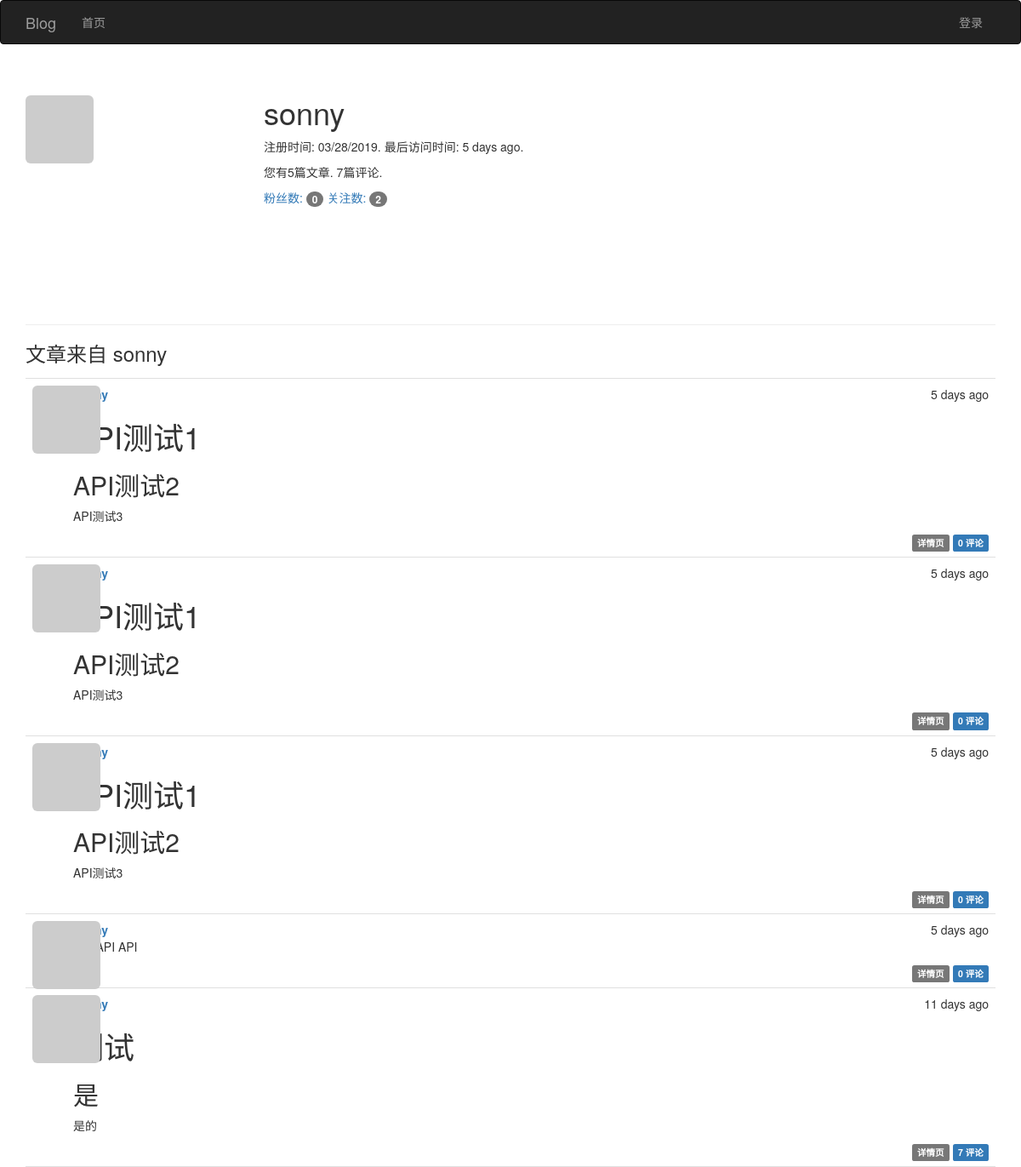
Screenshot of /user/sonny with the database file from the repository.
### app/models.py (models this page shows, shortened)
class User(UserMixin, db.Model):
    __tablename__ = 'users'
    id = db.Column(db.Integer, primary_key=True)
    email = db.Column(db.String(64), unique=True)
    username = db.Column(db.String(64), unique=True, index=True)
    password_hash = db.Column(db.String(128))
    role_id = db.Column(db.Integer, db.ForeignKey('roles.id'))
    confirmed = db.Column(db.Boolean, default=False)
    name = db.Column(db.String(64))
    location = db.Column(db.String(64))
    about_me = db.Column(db.Text())
    member_since = db.Column(db.DateTime(), default=datetime.utcnow)
    last_seen = db.Column(db.DateTime(), default=datetime.utcnow)
    avatar_hash = db.Column(db.String(32))
    articles = db.relationship('Article', backref='author', lazy='dynamic')
    followed = db.relationship('Follow',
                               foreign_keys=[Follow.follower_id],
                               backref=db.backref('follower', lazy='joined'),
                               lazy='dynamic',
                               cascade='all, delete-orphan')
    followers = db.relationship('Follow',
                                foreign_keys=[Follow.followed_id],
                                backref=db.backref('followed', lazy='joined'),
                                lazy='dynamic',
                                cascade='all, delete-orphan')
    comments = db.relationship('Comment', backref='author', lazy='dynamic')
    @property
    def password(self):
        """密码生成哈希值就无法还原"""
        raise AttributeError('密码没有可读的属性')
    def gravatar(self, size=100, default='identicon', rating='g'):
        url = 'https://www.gravatar.com/avatar'
        hash = self.avatar_hash or self.gravatar_hash()
        u = '{url}/{hash}?s={size}&d={default}&r={rating}'.format(
            url=url, hash=hash, size=size, default=default, rating=rating)
        return u

class Article(db.Model):
    __tablename__ = 'articles'
    id = db.Column(db.Integer, primary_key=True)
    body = db.Column(db.Text)
    body_html = db.Column(db.Text)
    timestamp = db.Column(db.DateTime, index=True, default=datetime.utcnow)
    author_id = db.Column(db.Integer, db.ForeignKey('users.id'))
    comments = db.relationship('Comment', backref='article', lazy='dynamic')

### app/main/views.py (the view)
class Users(MethodView):
    def get(self, username):
        user = User.query.filter_by(username=username).first_or_404()
        articles = user.articles.order_by(Article.timestamp.desc()).all()
        return render_template('user.html', user=user, articles=articles)

### app/auth/views.py (called while the page is built)
@auth.before_app_request
def before_request():
    if current_user.is_authenticated:
        current_user.ping()
        if not current_user.confirmed \
                and request.blueprint != 'auth' \
                and request.endpoint != 'static':
            return redirect(url_for('auth.unconfirmed'))

### app/main/__init__.py (called while the page is built)
@main.app_context_processor
def inject_permissions():
    return dict(Permission=Permission)

### app/main/views.py (called while the page is built)
@main.after_app_request
def after_request(response):
    for query in get_debug_queries():
        if query.duration >= current_app.config['FLASK_SLOW_DB_QUERY_TIME']:
            current_app.logger.warning(
                'SQL语句查询慢: %s\n参数: %s\n时长: %fs\n上下文: %s\n'
                % (query.statement, query.parameters, query.duration,
                   query.context))
    return response

### app/models.py (called while the page is built)
    def can(self, permissions):
        return False

    def is_administrator(self):
        return False

### app/templates/user.html (shortened to what this page needs)
{% extends "base.html" %}
{% block page_content %}
<div class="page-header">
    <img class="img-rounded profile-thumbnail" src="{{ user.gravatar(size=256) }}">
    <div class="profile-header">
        <h1>{{ user.username }}</h1>
        <p>注册时间: {{ moment(user.member_since).format('L') }}. 最后访问时间: {{ moment(user.last_seen).fromNow() }}.</p>
        <p>您有{{ user.articles.count() }}篇文章. {{ user.comments.count() }}篇评论.</p>
        <p>
            <a href="{{ url_for('.followers', username=user.username) }}">粉丝数: <span class="badge">{{ user.followers.count() - 1}}</span></a>
            <a href="{{ url_for('.followed_by', username=user.username) }}">关注数: <span class="badge">{{ user.followed.count() - 1}}</span></a>
        </p>
    </div>
</div>
<h3>文章来自 {{ user.username }}</h3>
{% include '_articles.html' %}
{% endblock %}

### app/templates/_articles.html (shortened to what this page needs)
<ul class="articles">
    {% for article in articles %}
    <li class="article">
        <div class="article-thumbnail">
            <a href="{{ url_for('main.user', username=article.author.username) }}">
                <img class="img-rounded profile-thumbnail" src="{{ article.author.gravatar(size=40) }}">
            </a>
        </div>
        <div class="article-content">
            <div class="article-date">{{ moment(article.timestamp).fromNow() }}</div>
            <div class="article-author"><a href="{{ url_for('main.user', username=article.author.username) }}">{{ article.author.username }}</a></div>
             <div class="article-body">
                {% if article.body_html %}
                    {{ article.body_html | safe }}
                {% else %}
                    {{ article.body }}
                {% endif %}
            </div>
        <div class="article-footer">
            <a href="{{ url_for('main.article', id=article.id) }}">
                <span class="label label-default">详情页</span>
            </a>
            <a href="{{ url_for('.article', id=article.id) }}#comments">
                <span class="label label-primary">{{ article.comments.count() }} 评论</span>
            </a>
        </div>
        </div>
    </li>
    {% endfor %}
</ul>

### app/static/css/styles.css (style rules this page uses)
.profile-thumbnail { position: absolute; }
.profile-header { min-height: 260px; margin-left: 280px; }
ul.articles { list-style-type: none; padding: 0px; margin: 16px 0px 0px 0px; border-top: 1px solid #e0e0e0; }
ul.articles li.article { padding: 8px; border-bottom: 1px solid #e0e0e0; }
div.article-date { float: right; }
div.article-author { font-weight: bold; }
div.article-thumbnail { position: absolute; }
div.article-content { margin-left: 48px; min-height: 48px; }
div.article-footer { text-align: right; }

### rows the page displays
User: username "sonny", member_since "03/28/2019", last_seen "5 days ago"
Article: timestamp "5 days ago", body_html "API测试1 API测试2 API测试3", comments.count "0"
Article: timestamp "5 days ago", body_html "API测试1 API测试2 API测试3", comments.count "0"
Article: timestamp "5 days ago", body_html "API测试1 API测试2 API测试3", comments.count "0"
Article: timestamp "5 days ago", body_html "API API API", comments.count "0"
Article: timestamp "11 days ago", body_html "测试 是 是的", comments.count "7"

### other values shown
{{ user.articles.count() }} "5"
{{ user.comments.count() }} "7"
{{ user.followers.count() - 1 }} "0"
{{ user.followed.count() - 1 }} "2"
